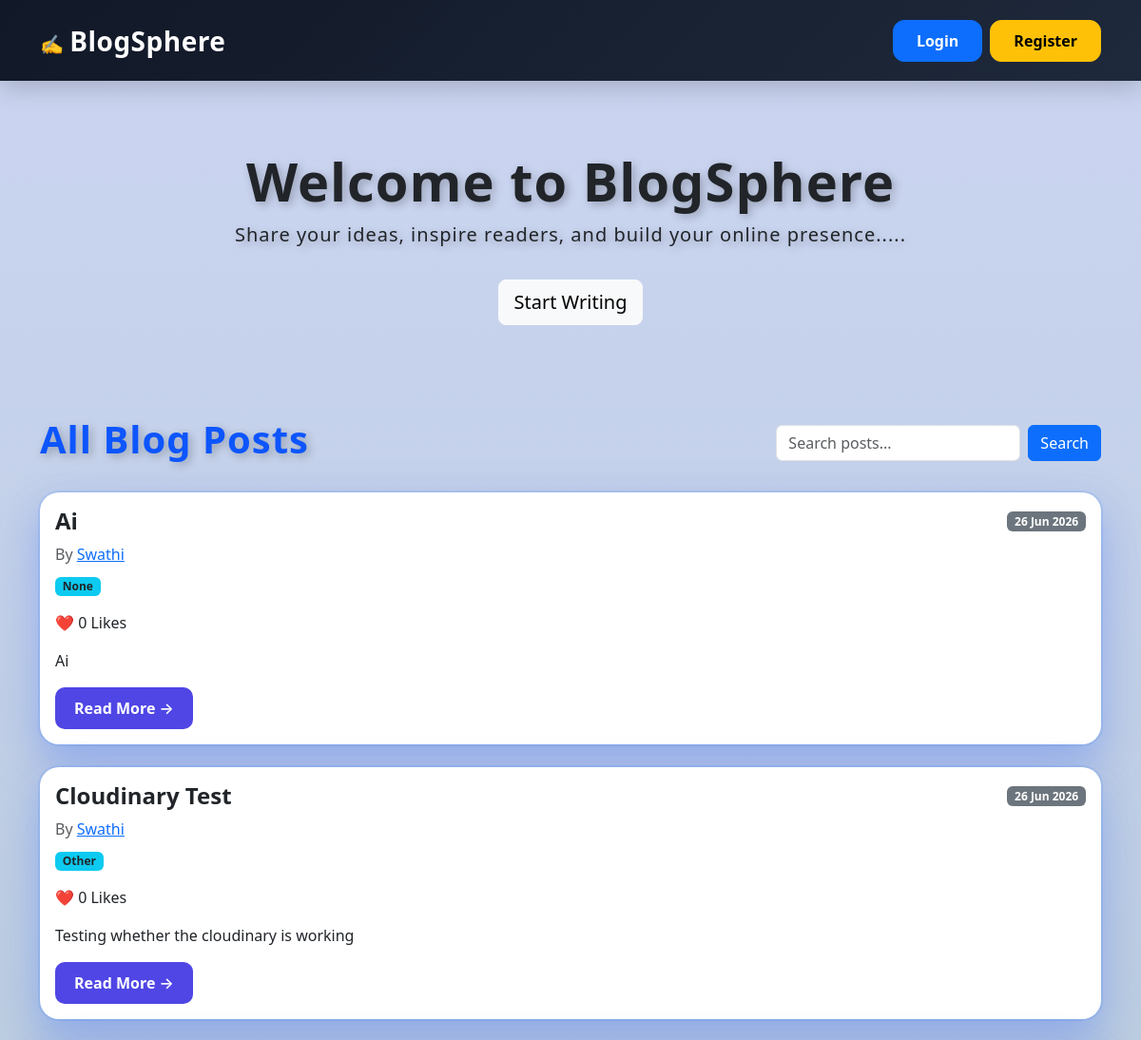
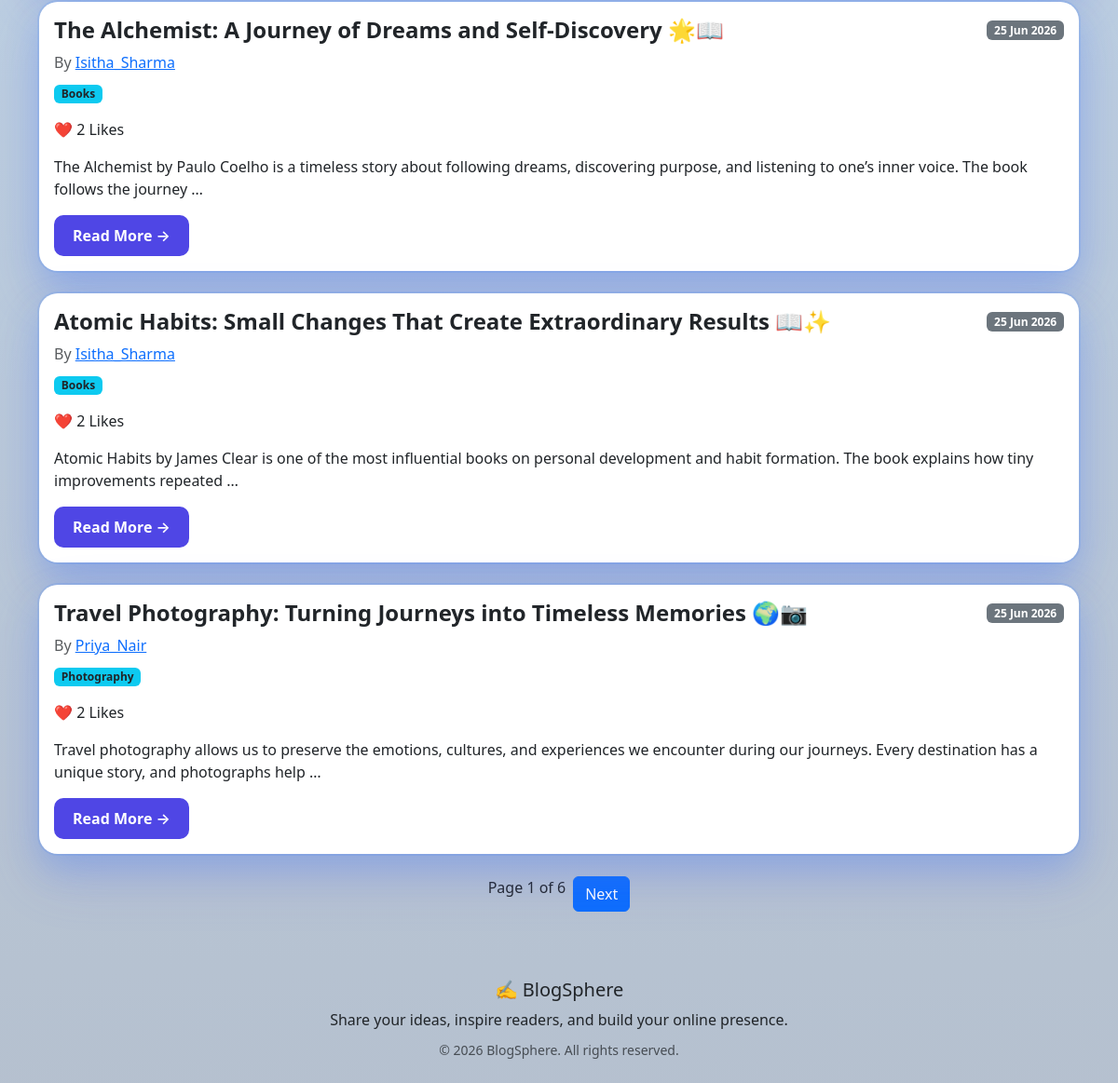
Before: / with the older database file (2 pictures, top to bottom).
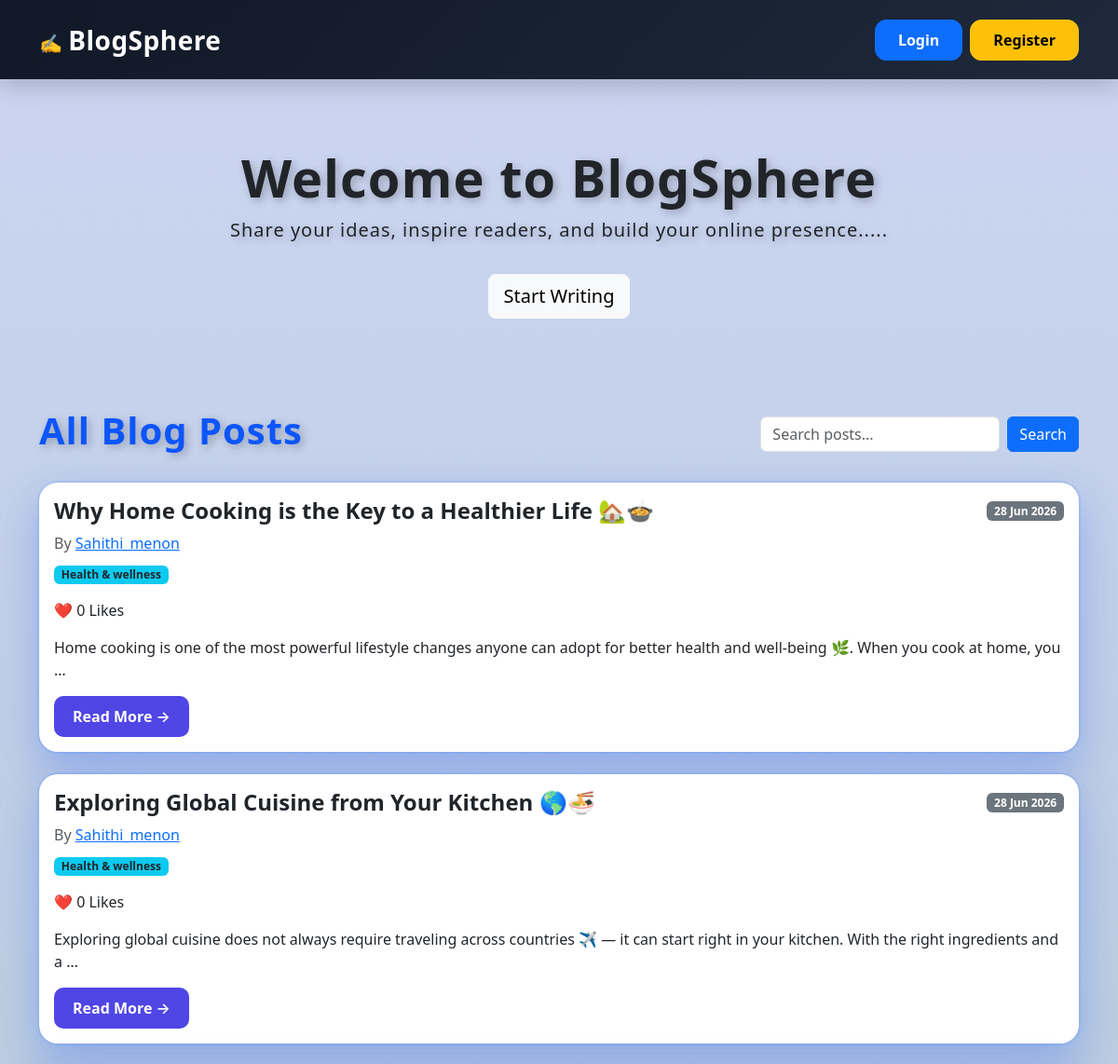
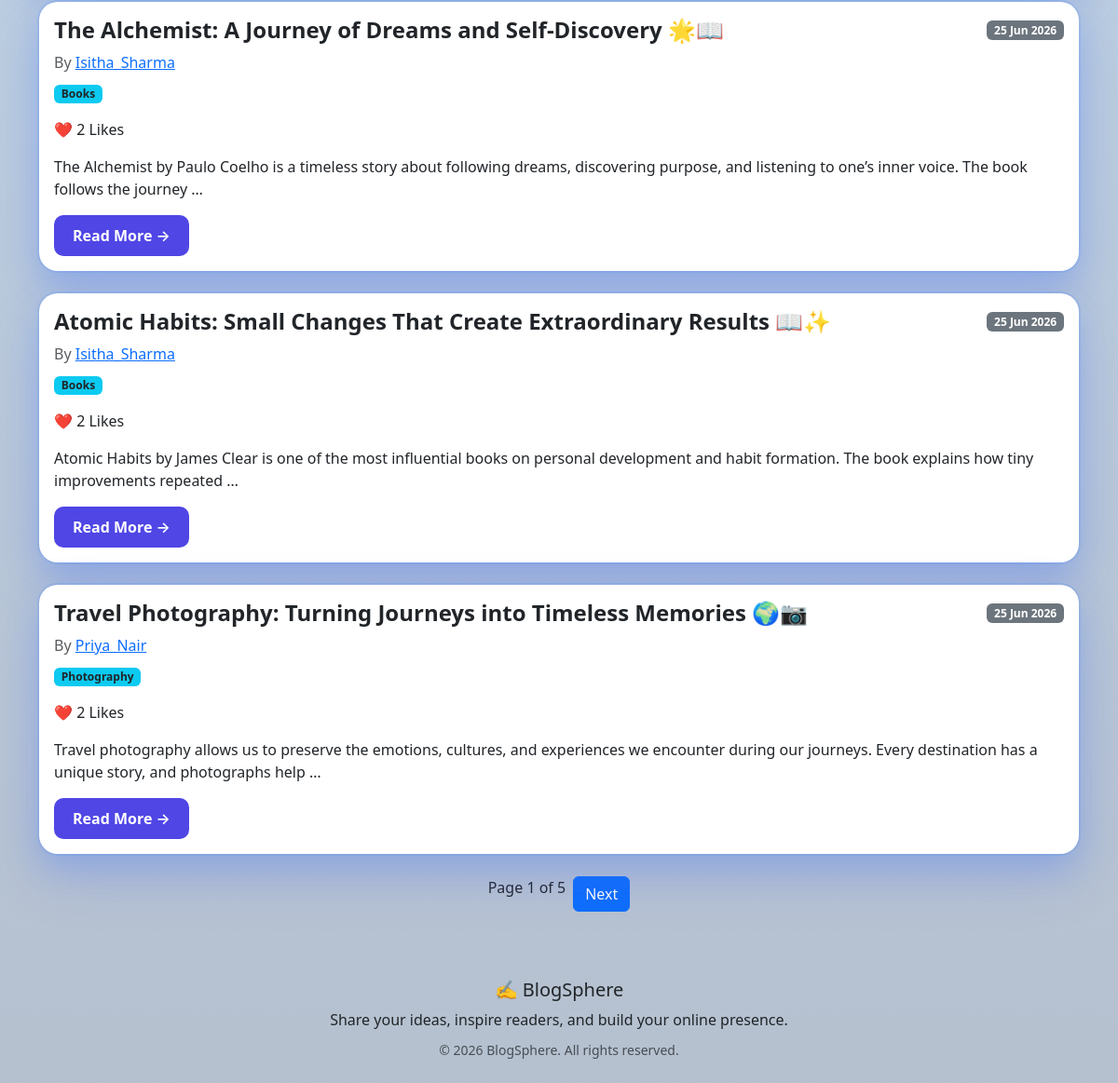
After: the same page with the newer database file (2 pictures, top to bottom).
### blog/models.py (models this page shows, shortened)
class Post(models.Model):
    title=models.CharField(max_length=200)
    content=models.TextField()
    category = models.ForeignKey(
        Category,
        on_delete=models.SET_NULL,
        null=True,
        blank=True
    )
    cover_image = CloudinaryField(
        "image",
        blank=True,
        null=True
    )
    second_image = CloudinaryField(
        "image",
        blank=True,
        null=True
    )
    author=models.ForeignKey(User,on_delete=models.CASCADE)
    likes = models.ManyToManyField(
    User,
    related_name='liked_posts',
    blank=True
    )
    created_at=models.DateTimeField(auto_now_add=True)
    updated_at=models.DateTimeField(auto_now=True)
    class Meta:
        ordering=['-created_at'] #latest posts first

class Category(models.Model):
    name = models.CharField(
        max_length=100,
        unique=True
    )
    def __str__(self):
        return self.name

### blog/views.py (the view)
# urls.py: path("",post_list,name="post_list"),
def post_list(request):
    query = request.GET.get('q', '')
    if query:
        posts = Post.objects.filter(title__icontains=query)
    else:
        posts = Post.objects.all()
    paginator = Paginator(posts, 5)  # 5 posts per page
    page_number = request.GET.get('page')
    page_obj = paginator.get_page(page_number)
    return render(request, 'post_list.html', {
        'posts': page_obj,
        'query': query
    })

### templates/post_list.html (shortened to what this page needs)
{% extends 'base.html' %}
{% load static %}
{% block extra_css %}
<link rel="stylesheet" href="{% static 'css/post_list.css' %}">
{% endblock %}
{% block content %}
<div class="hero-section text-center py-5 mb-5">
    <h3 class="display-4 fw-bold" style="text-shadow: 3px 3px 10px rgba(0,0,0,0.25);
           letter-spacing: 1px;">
        Welcome to BlogSphere
    </h3>
    <p class="lead" style="text-shadow: 3px 3px 10px rgba(0,0,0,0.25);
           letter-spacing: 1px;">
        Share your ideas, inspire readers, and build your online presence.....
    </p>
    <a href="{% url 'blog:create_post' %}" class="btn btn-light btn-lg mt-3">
        Start Writing
    </a>
</div>
<div class="posts-header d-flex justify-content-between align-items-center mb-4">
    <h1 class="fw-bold" style="text-shadow: 3px 3px 10px rgba(0, 0, 0, 0.25);
           letter-spacing: 1px; color: #0d55fd;">All Blog Posts</h1>
    <form method="GET" class="d-flex">
        <input type="text" name="q" class="form-control me-2" placeholder="Search posts..." value="{{ query }}">
        <button class="btn btn-primary">Search</button>
    </form>
</div>
{% for post in posts %}
<div class="card mb-4 post-card">
    <div class="card-body">
        <div class="d-flex justify-content-between align-items-center mb-2">
            <h4 class="card-title mb-0">{{ post.title }}</h4>
            <span class="badge bg-secondary">
                {{ post.created_at|date:"d M Y" }}
            </span>
        </div>
        <p class="text-muted mb-2">
            By <a href="{% url 'accounts:profile' post.author.username %}">
                {{ post.author.username }}
            </a>
        </p>
        <p>
            <span class="badge bg-info text-dark">{{ post.category }}</span>
        </p>
        <p>❤️ {{ post.likes.count }} Likes</p>
        <p>{{ post.content|truncatewords:25 }}</p>
        <a href="{% url 'blog:post_detail' post.id %}" class="btn read-more-btn">
            Read More →
        </a>
    </div>
</div>
{% empty %}
<div class="alert alert-info text-center">
    No posts found.
</div>
{% endfor %}
<div class="d-flex justify-content-center mt-4">
    <span>Page {{ posts.number }} of {{ posts.paginator.num_pages }}</span>
    {% if posts.has_next %}
    <a class="btn btn-primary ms-2" href="?q={{ query }}&page={{ posts.next_page_number }}">Next</a>
    {% endif %}
</div>
{% endblock %}

### templates/base.html (shortened to what this page needs)
<!DOCTYPE html>
<html lang="en">
<head>
    {% load static %}
    <link rel="stylesheet" href="{% static 'css/base.css' %}">
    <link href="https://cdn.jsdelivr.net/npm/bootstrap@5.3.7/dist/css/bootstrap.min.css" rel="stylesheet">
    {% block extra_css %}
    {% endblock %}
</head>
<body>
    {% block navbar %}
    <nav class="navbar navbar-expand-lg custom-navbar">
        <div class="container">
            <a class="navbar-brand brand-logo" href="{% url 'blog:post_list' %}">
                ✍️ <b style="font-size: 28px;">BlogSphere</b>
            </a>
            <div class="collapse navbar-collapse justify-content-end"
                 id="navbarContent">
                <div class="nav-actions d-flex align-items-center gap-2">
                    {% if user.is_authenticated %}
                    <a href="{% url 'blog:create_post' %}" class="btn btn-success">
                        Create Post
                    </a>
                    <div class="dropdown">
                        <button class="btn btn-warning dropdown-toggle"
                                type="button"
                                data-bs-toggle="dropdown"
                                aria-expanded="false">
                            👤 {{ user.username|title }}
                        </button>
                        <ul class="dropdown-menu dropdown-menu-end">
                            <li>
                                <a class="dropdown-item"
                                   href="{% url 'accounts:profile' user.username %}">
                                    My Profile
                                </a>
                            </li>
                            <li>
                                <a class="dropdown-item"
                                   href="{% url 'blog:my_posts' %}">
                                    My Posts
                                </a>
                            </li>
                            <li>
                                <a class="dropdown-item"
                                   href="{% url 'blog:dashboard' %}">
                                    Dashboard
                                </a>
                            </li>
                        </ul>
                    </div>
                    <a href="{% url 'accounts:logout' %}"
                       class="btn btn-danger">
                        Logout
                    </a>
                    {% else %}
                    <a href="{% url 'accounts:login' %}"
                       class="btn btn-primary px-4">
                        Login
                    </a>
                    <a href="{% url 'accounts:register' %}"
                       class="btn btn-warning px-4">
                        Register
                    </a>
                    {% endif %}
                </div>
            </div>
        </div>
    </nav>
    {% endblock %}
    <div class="container mt-4">
        {% block content %}
        {% endblock %}
    </div>
    <footer class="blog-footer mt-5">
        <div class="container py-4 text-center">
            <h5 class="mb-2">✍️ BlogSphere</h5>
            <p class="mb-2">
                Share your ideas, inspire readers, and build your online presence.
            </p>
            <small class="text-muted">
                © 2026 BlogSphere. All rights reserved.
            </small>
        </div>
    </footer>
</body>
</html>

### static/css/base.css (style rules this page uses)
:root { --primary: #0d6efd; --text: #222; --muted: #6c757d; --radius-sm: 8px; --radius-md: 12px; --radius-lg: 16px; --shadow-sm: 0 4px 12px rgba(0,0,0,0.08); --shadow-md: 0 8px 20px rgba(0,0,0,0.10); --shadow-lg: 0 12px 30px rgba(0,0,0,0.12); }
.custom-navbar { background: linear-gradient( 135deg, #111827, #1e293b ); min-height:90px; padding:15px 0; box-shadow: 0 10px 30px rgba(0,0,0,.20); }
.brand-logo { font-size:1.8rem; font-weight:800; color:white !important; letter-spacing:.5px; }
body { background: linear-gradient( 180deg, #0430c034 0%, #02468a44 50%, #01285a4a 100% ); font-family: system-ui, -apple-system, Segoe UI, Roboto, sans-serif; color: var(--text); min-height:100vh; }
.navbar { min-height:85px; padding:15px 0; box-shadow: 0 8px 25px rgba(0,0,0,.18); }
.custom-navbar .container { display:flex; align-items:center; }
.nav-actions { display:flex; align-items:center; margin-left:auto; gap:12px; }
.nav-actions .btn, .nav-actions .dropdown { margin:0 !important; }
.navbar .btn { height:44px; padding:0 16px; font-weight:600; border-radius:12px; min-width:unset; display:flex; align-items:center; justify-content:center; }
.post-card { transition: all 0.2s ease-in-out; border-radius: 12px; }

### static/css/post_list.css (style rules this page uses)
.post-card { border:5px solid red !important; }
.post-card { background:#ffffff; border-radius:20px; border:none; box-shadow: 0 15px 35px rgba(15,23,42,.12); transition:.3s; overflow:hidden; }
.post-card h4 { font-weight: 700; }
.read-more-btn { background:#4f46e5; color:white; border:none; border-radius:10px; padding:10px 20px; font-weight:600; }
.post-card { background:#ffffff; border:none !important; border-radius:20px; overflow:hidden; box-shadow: 0 0 0 2px rgba(59,130,246,0.15), 0 15px 35px rgba(59,130,246,0.25), 0 25px 60px rgba(99,102,241,0.20); transition:all .3s ease; }

Changed rows visible on the page:
removed Post: title "Ai", created_at "26 Jun 2026", author.username "Swathi", category "None", likes.count "0", content "Ai"
removed Post: title "Cloudinary Test", created_at "26 Jun 2026", author.username "Swathi", category "Other", likes.count "0", content "Testing whether the cloudinary is working"
added Post: title "Why Home Cooking is the Key to a Healthier Life 🏡🍲", created_at "28 Jun 2026", author.username "Sahithi_menon", category "Health & wellness", likes.count "0", content "Home cooking is one of the most powerful lifestyle changes anyone can adopt for better health and well-being 🌿. When you cook at home, you …"
added Post: title "Exploring Global Cuisine from Your Kitchen 🌎🍜", created_at "28 Jun 2026", author.username "Sahithi_menon", category "Health & wellness", likes.count "0", content "Exploring global cuisine does not always require traveling across countries ✈️ — it can start right in your kitchen. With the right ingredients and a …"
Other visible differences:
{{ posts.paginator.num_pages }}: "6" → "5"
